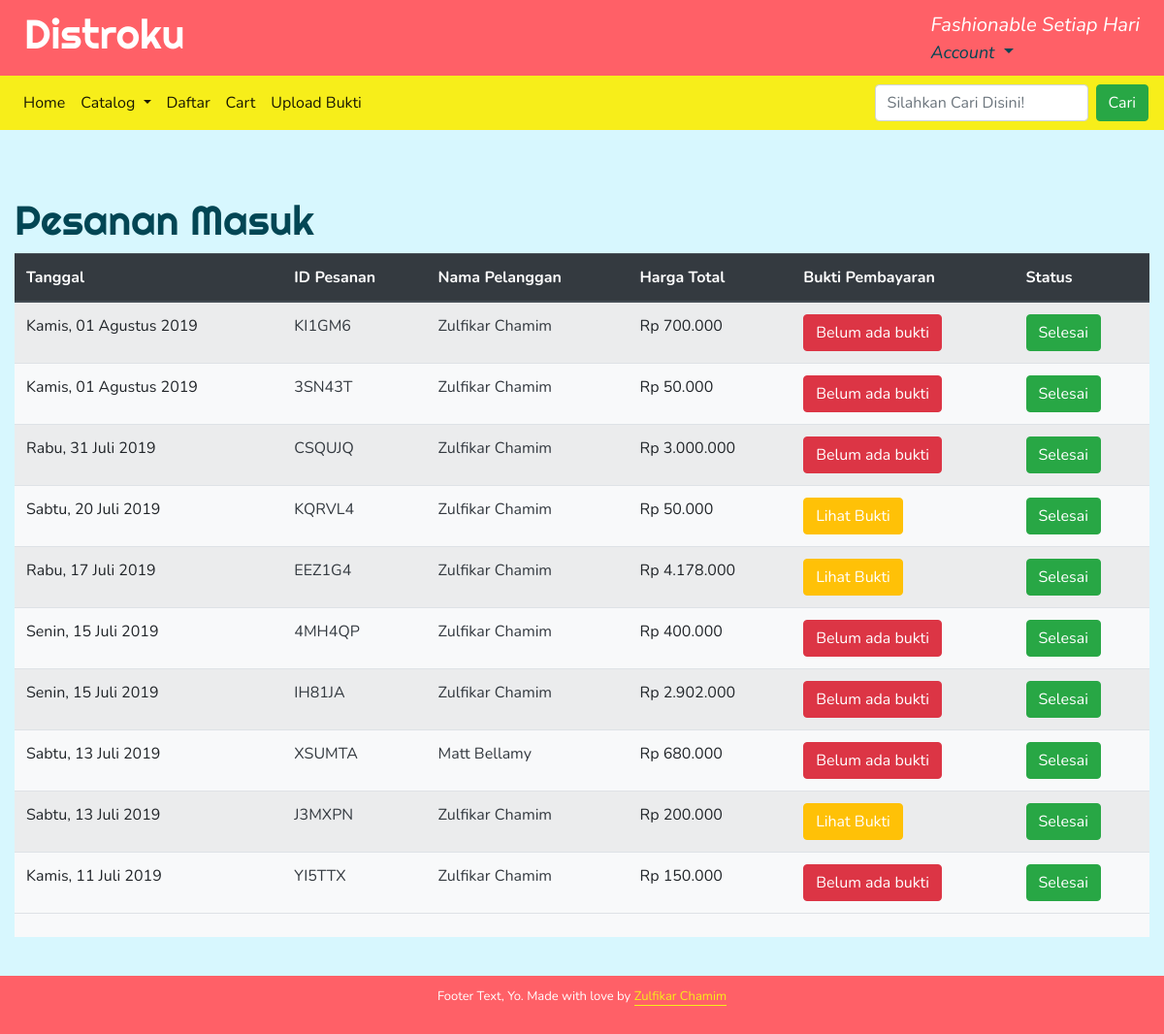
/checkout/pesanan-masuk/ (signed in), run on an earlier commit of the app's database.
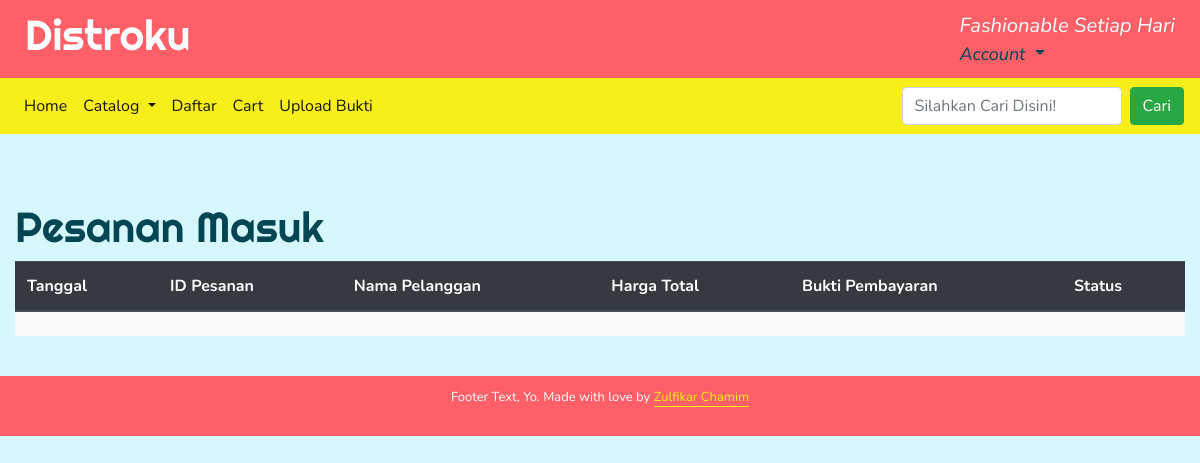
And on a later commit of the database.
### orders/models.py (models this page shows, shortened)
class order(models.Model):
    user = models.ForeignKey(User, on_delete=models.CASCADE,null=True, blank=True)
    order_id = models.CharField(max_length=120, default='test', unique=True)
    Cart = models.ForeignKey(cart, on_delete=models.CASCADE)
    status = models.CharField(max_length=120, default='Mulai', choices=pilihanStatus)
    timestamp = models.DateTimeField(auto_now_add=True, auto_now=False)
    updated = models.DateTimeField(auto_now_add=False, auto_now=True)
    buktiPembayaran = models.FileField(upload_to = 'bukti_pembayaran/', blank=True, null=True)

### cart/models.py (models this page shows, shortened)
class cart(models.Model):
    total = models.DecimalField(max_digits=100, decimal_places=2, default=0.00)
    timestamp = models.DateTimeField(auto_now_add=True, auto_now=False)
    update = models.DateTimeField(auto_now_add=False, auto_now=True)
    active = models.BooleanField(default=True)

### orders/views.py (the view)
# urls.py: path("pesanan-masuk/", views.pesanan_masuk, name="pesananMasuk"),
@user_passes_test(lambda u: u.is_superuser)
def pesanan_masuk(request):
    orderan = order.objects.filter(status = 'Mulai').select_related('user','Cart').order_by('-timestamp')
    context = {
        'Orderan':orderan,
    }
    template = 'orders/pesanan_masuk.html'
    return render(request, template, context)

### orders/templates/orders/pesanan_masuk.html (shortened to what this page needs)
{% extends 'base.html' %}
{% load humanize %}
{% block content %}
<div class="container">
<h2>Pesanan Masuk</h2>
<table class="table table-striped mx-auto w-100 bg-light link-dark">
    <thead class="thead-dark">
        <th>Tanggal</th>
        <th>ID Pesanan</th>
        <th>Nama Pelanggan</th>
        <th>Harga Total</th>
        <th>Bukti Pembayaran</th>
        <th>Status</th>
    </thead>
    <tfoot>
        <tr>
            <td></td>
            <td></td>
            <td></td>
            <td></td>
            <td></td>
            <td></td>
        </tr>
    </tfoot>
    {% for item in Orderan %}
    <tr>
        <td>{{item.timestamp|date:"l, d F Y"}}</td>
        <td><a href="{% url 'orders:lihatOrder' item.order_id item.user.get_username %}" class="text-dark" >{{ item.order_id }}</a></td>
        <td><a href="{% url 'akunLain' item.user.get_username %}"  class="text-dark" > {{ item.user.first_name }}  {{item.user.last_name}}</a></td>
        <td>Rp {{ item.Cart.total|floatformat|intcomma }}</td>
        <td>
        {% if item.buktiPembayaran %}
            <a href="{{ item.buktiPembayaran.url }}" class="btn btn-warning text-white">Lihat Bukti</a>
        {% else %}
            <div class="btn btn-danger">Belum ada bukti</div>
        {% endif %}
        </td>
        <td><a class="btn btn-success" href="{% url 'orders:selesaikanOrder' item.order_id %}" class="text-white">Selesai</a></td>
    </tr>
    {% endfor %}
</table>
<br/>
</div>
{% endblock content %}

What changed in the data, as far as the page shows it:
no longer on this page (row edited): order: timestamp "Kamis, 01 Agustus 2019", order_id "KI1GM6", user.first_name "Zulfikar", user.last_name "Chamim", Cart.total "700.000", buktiPembayaran "Belum ada bukti"
no longer on this page (row edited): order: timestamp "Kamis, 01 Agustus 2019", order_id "3SN43T", user.first_name "Zulfikar", user.last_name "Chamim", Cart.total "50.000", buktiPembayaran "Belum ada bukti"
no longer on this page (row edited): order: timestamp "Rabu, 31 Juli 2019", order_id "CSQUJQ", user.first_name "Zulfikar", user.last_name "Chamim", Cart.total "3.000.000", buktiPembayaran "Belum ada bukti"
no longer on this page (row edited): order: timestamp "Sabtu, 20 Juli 2019", order_id "KQRVL4", user.first_name "Zulfikar", user.last_name "Chamim", Cart.total "50.000"
no longer on this page (row edited): order: timestamp "Rabu, 17 Juli 2019", order_id "EEZ1G4", user.first_name "Zulfikar", user.last_name "Chamim", Cart.total "4.178.000"
no longer on this page (row edited): order: timestamp "Senin, 15 Juli 2019", order_id "4MH4QP", user.first_name "Zulfikar", user.last_name "Chamim", Cart.total "400.000", buktiPembayaran "Belum ada bukti"
no longer on this page (row edited): order: timestamp "Senin, 15 Juli 2019", order_id "IH81JA", user.first_name "Zulfikar", user.last_name "Chamim", Cart.total "2.902.000", buktiPembayaran "Belum ada bukti"
no longer on this page (row edited): order: timestamp "Sabtu, 13 Juli 2019", order_id "XSUMTA", user.first_name "Matt", user.last_name "Bellamy", Cart.total "680.000", buktiPembayaran "Belum ada bukti"
no longer on this page (row edited): order: timestamp "Sabtu, 13 Juli 2019", order_id "J3MXPN", user.first_name "Zulfikar", user.last_name "Chamim", Cart.total "200.000"
no longer on this page (row edited): order: timestamp "Kamis, 11 Juli 2019", order_id "YI5TTX", user.first_name "Zulfikar", user.last_name "Chamim", Cart.total "150.000", buktiPembayaran "Belum ada bukti"
